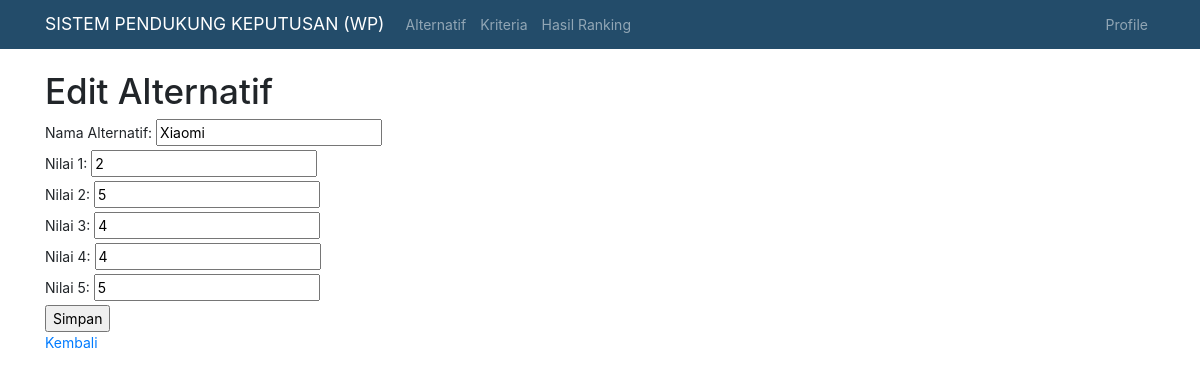
/edit_alternative.php?id=1, run on the app's committed database.
### tables this page shows
CREATE TABLE `alternatives` (
  `id` int(11) NOT NULL,
  `name` varchar(255) NOT NULL,
  `value1` float DEFAULT NULL,
  `value2` float DEFAULT NULL,
  `value3` float DEFAULT NULL,
  `value4` float DEFAULT NULL,
  `value5` float DEFAULT NULL
);

### alternatives.php (called while the page is built, shortened)
<?php
$connection = new mysqli("localhost", "root", "", "spk_kemal");
function getAlternative($id)
{
    global $connection;
    $query = "SELECT * FROM alternatives WHERE id=$id";
    $result = $connection->query($query);
    $alternative = $result->fetch_assoc();
    return $alternative;
}

### edit_alternative.php (the view, shortened to what this page needs)
<?php
include 'header.php';
?>
<head>
</head>
<body>
    <h1>Edit Alternatif</h1>
    <?php
    require 'alternatives.php';
    $id = $_GET['id'];
    $alternative = getAlternative($id);
    if ($alternative) {
    ?>
        <form method="post" action="process_alternative.php?mode=update&id=<?php echo $id; ?>">
            <label for="name">Nama Alternatif:</label>
            <input type="text" name="name" id="name" value="<?php echo $alternative['name']; ?>" required>
            <br>
            <label for="value1">Nilai 1:</label>
            <input type="text" name="value1" id="value1" value="<?php echo $alternative['value1']; ?>" required>
            <br>
            <label for="value2">Nilai 2:</label>
            <input type="text" name="value2" id="value2" value="<?php echo $alternative['value2']; ?>" required>
            <br>
            <label for="value3">Nilai 3:</label>
            <input type="text" name="value3" id="value3" value="<?php echo $alternative['value3']; ?>" required>
            <br>
            <label for="value4">Nilai 4:</label>
            <input type="text" name="value4" id="value4" value="<?php echo $alternative['value4']; ?>" required>
            <br>
            <label for="value5">Nilai 5:</label>
            <input type="text" name="value5" id="value5" value="<?php echo $alternative['value5']; ?>" required>
            <br>
            <input type="submit" value="Simpan">
        </form>
    <?php
    } else {
        echo "Alternatif tidak ditemukan.";
    }
    ?>
    <a href="alternatif.php">Kembali</a>
</body>
</html>

### header.php (style rules this page uses)
* { font-size: 14px; }
html { position: relative; min-height: 100%; }
body { margin-bottom: 60px; }

### data on the page
alternatives: name "Xiaomi", value1 "2", value2 "5", value3 "4", value4 "4", value5 "5"
